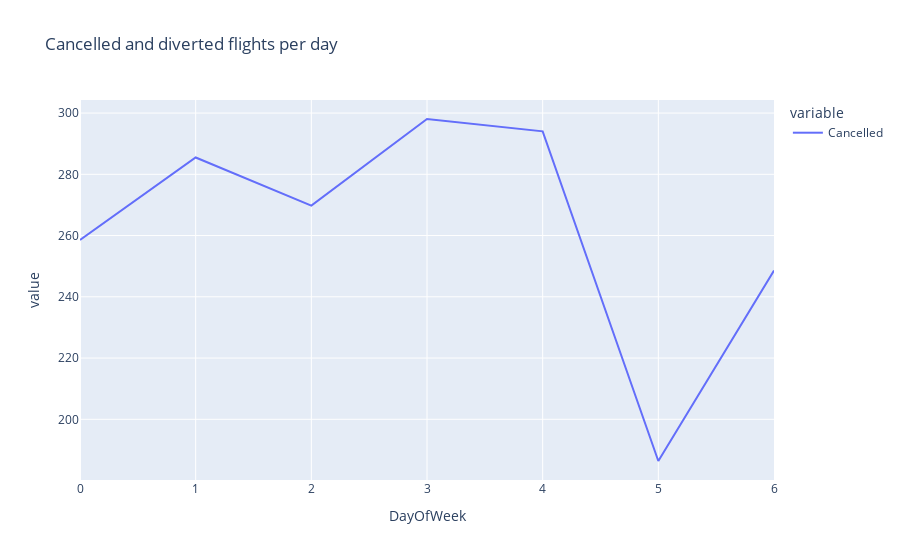

Write notebook code for a chart like this one.
### Code cell
fig = px.line(cd_df_week, x="DayOfWeek", y=["Cancelled"], title="Cancelled and diverted flights per day")
fig.show()

### Figure 1 — Plotly figure (JSON) as saved in the notebook; plotly's stock layout.template omitted (floating-point values rounded to 4 significant figures)
{"data": [{"hovertemplate": "variable=Cancelled<br>DayOfWeek=%{x}<br>value=%{y}<extra></extra>", "legendgroup": "Cancelled", "line": {"color": "#636efa", "dash": "solid"}, "marker": {"symbol": "circle"}, "mode": "lines", "name": "Cancelled", "orientation": "v", "showlegend": true, "type": "scatter", "x": [0, 1, 2, 3, 4, 5, 6], "xaxis": "x", "y": [258.6, 285.5, 269.8, 298.1, 294.0, 186.4, 248.6], "yaxis": "y"}], "layout": {"legend": {"title": {"text": "variable"}, "tracegroupgap": 0}, "title": {"text": "Cancelled and diverted flights per day"}, "xaxis": {"anchor": "y", "domain": [0, 1], "title": {"text": "DayOfWeek"}}, "yaxis": {"anchor": "x", "domain": [0, 1], "title": {"text": "value"}}}}
